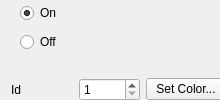
  <widget class="QDockWidget" name="ManualSegmentationDockWidget">
   <property name="minimumSize">
    <size>
     <width>220</width>
     <height>82</height>
    </size>
   </property>
   <property name="windowTitle">
    <string>Manual Segmentation</string>
   </property>
   <attribute name="dockWidgetArea">
    <number>1</number>
   </attribute>
   <widget class="QWidget" name="dockWidgetContents_3">
    <widget class="QWidget" name="layoutWidget4">
     <property name="geometry">
      <rect>
       <x>20</x>
       <y>0</y>
       <width>49</width>
       <height>56</height>
      </rect>
     </property>
     <layout class="QVBoxLayout" name="verticalLayout_4">
      <item>
       <widget class="QRadioButton" name="ManualSegmentationOnRadioBtn">
        <property name="text">
         <string>On</string>
        </property>
        <property name="shortcut">
         <string>Ctrl+C, Ctrl+Y</string>
        </property>
        <property name="checked">
         <bool>true</bool>
        </property>
       </widget>
      </item>
      <item>
       <widget class="QRadioButton" name="ManualSegmentationOffRadioBtn">
        <property name="text">
         <string>Off</string>
        </property>
        <property name="shortcut">
         <string>Ctrl+C, Ctrl+N</string>
        </property>
        <property name="checked">
         <bool>false</bool>
        </property>
       </widget>
      </item>
     </layout>
    </widget>
    <widget class="QCheckBox" name="SaveContourCheckBox">
     <property name="geometry">
      <rect>
       <x>30</x>
       <y>110</y>
       <width>121</width>
       <height>23</height>
      </rect>
     </property>
     <property name="text">
      <string>Save Contours</string>
     </property>
     <property name="shortcut">
      <string>Ctrl+C, Ctrl+S</string>
     </property>
    </widget>
    <widget class="QWidget" name="layoutWidget5">
     <property name="geometry">
      <rect>
       <x>20</x>
       <y>140</y>
       <width>192</width>
       <height>100</height>
      </rect>
     </property>
     <layout class="QVBoxLayout" name="verticalLayout_5">
      <item>
       <widget class="QPushButton" name="TracerReinitializeBtn">
        <property name="text">
         <string>Reinitialize</string>
        </property>
        <property name="shortcut">
         <string>Ctrl+C, Ctrl+R</string>
        </property>
       </widget>
      </item>
      <item>
       <widget class="QPushButton" name="TracerValidationBtn">
        <property name="text">
         <string>Validate</string>
        </property>
        <property name="shortcut">
         <string>Ctrl+C, Ctrl+V</string>
        </property>
       </widget>
      </item>
      <item>
       <widget class="QPushButton" name="TracerReinitializeIncrementBtn">
        <property name="text">
         <string>Reinitialize + Increment</string>
        </property>
        <property name="shortcut">
         <string>Ctrl+C, Ctrl+I</string>
        </property>
       </widget>
      </item>
     </layout>
    </widget>
    <widget class="QWidget" name="layoutWidget6">
     <property name="geometry">
      <rect>
       <x>11</x>
       <y>71</y>
       <width>215</width>
       <height>37</height>
      </rect>
     </property>
     <layout class="QHBoxLayout" name="horizontalLayout_16">
      <item>
       <widget class="QLabel" name="label_16">
        <property name="text">
         <string>Id</string>
        </property>
        <property name="buddy">
         <cstring>IdContourBox</cstring>
        </property>
       </widget>
      </item>
      <item>
       <widget class="QSpinBox" name="IdContourBox">
        <property name="minimum">
         <number>1</number>
        </property>
        <property name="maximum">
         <number>10000</number>
        </property>
       </widget>
      </item>
      <item>
       <widget class="QPushButton" name="IdContourColorBtn">
        <property name="autoFillBackground">
         <bool>false</bool>
        </property>
        <property name="text">
         <string>Set Color...</string>
        </property>
        <property name="shortcut">
         <string>Ctrl+C, Ctrl+C</string>
        </property>
       </widget>
      </item>
     </layout>
    </widget>
    <zorder>layoutWidget4</zorder>
    <zorder>layoutWidget5</zorder>
    <zorder>layoutWidget6</zorder>
    <zorder>SaveContourCheckBox</zorder>
   </widget>
  </widget>
